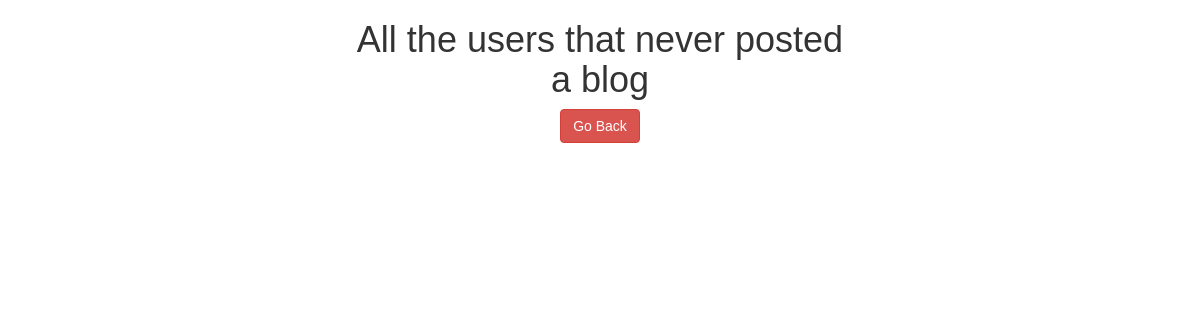
Page /part3_6.php (signed in) on the earlier database version.
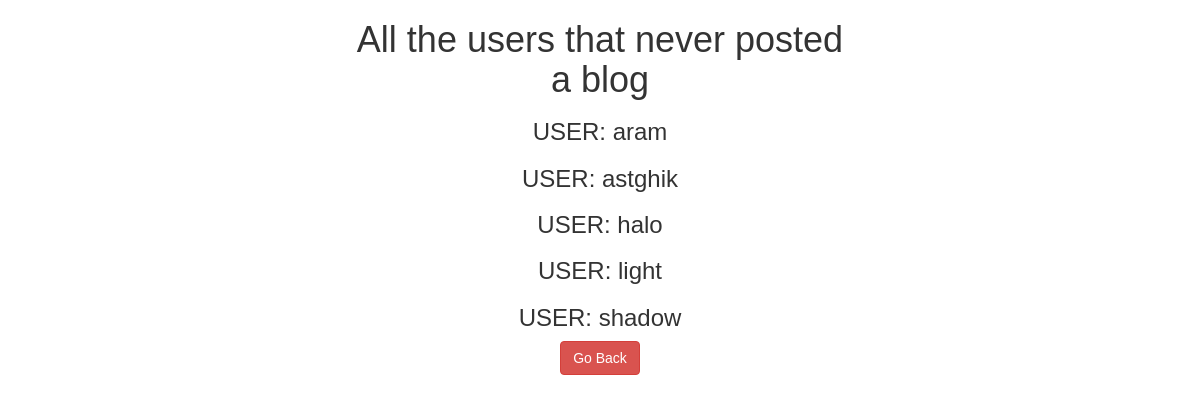
Same page on the later database version.
### tables this page shows
CREATE TABLE `users` (
  `username` varchar(20) NOT NULL,
  `password` varchar(20) NOT NULL,
  `firstname` varchar(30) NOT NULL,
  `lastname` varchar(30) NOT NULL,
  `email` varchar(30) NOT NULL
);

### part3_6.php (the view, shortened to what this page needs)
<?php
require_once "config.php";
?>
<!DOCTYPE html>
<html lang="en">
<head>
    <link rel="stylesheet" href="https://maxcdn.bootstrapcdn.com/bootstrap/3.3.7/css/bootstrap.css">
</head>
<body>
    <div class="wrapper">
        <h1>All the users that never posted a blog</h1>
		<div class="wrapper">
		<?php
		$sql ="SELECT username FROM users WHERE username NOT IN (SELECT postuser FROM blogs)";
		if($stmt = $link -> prepare ($sql)){
			$stmt -> execute();
			$stmt -> bind_result($username);
			while($stmt -> fetch())
			{
				echo '<div class="wrapper">' ;
				echo "<h3>USER: $username</h3>";
				echo '</div>';
			}
		}
		?>
        <form action="<?php echo htmlspecialchars($_SERVER["PHP_SELF"]); ?>" method="post">
			<a href="welcome.php" class="btn btn-danger">Go Back</a>
			</div>
</div>

Differences in the rows shown:
added users: username "aram"
added users: username "astghik"
added users: username "halo"
added users: username "light"
added users: username "shadow"
